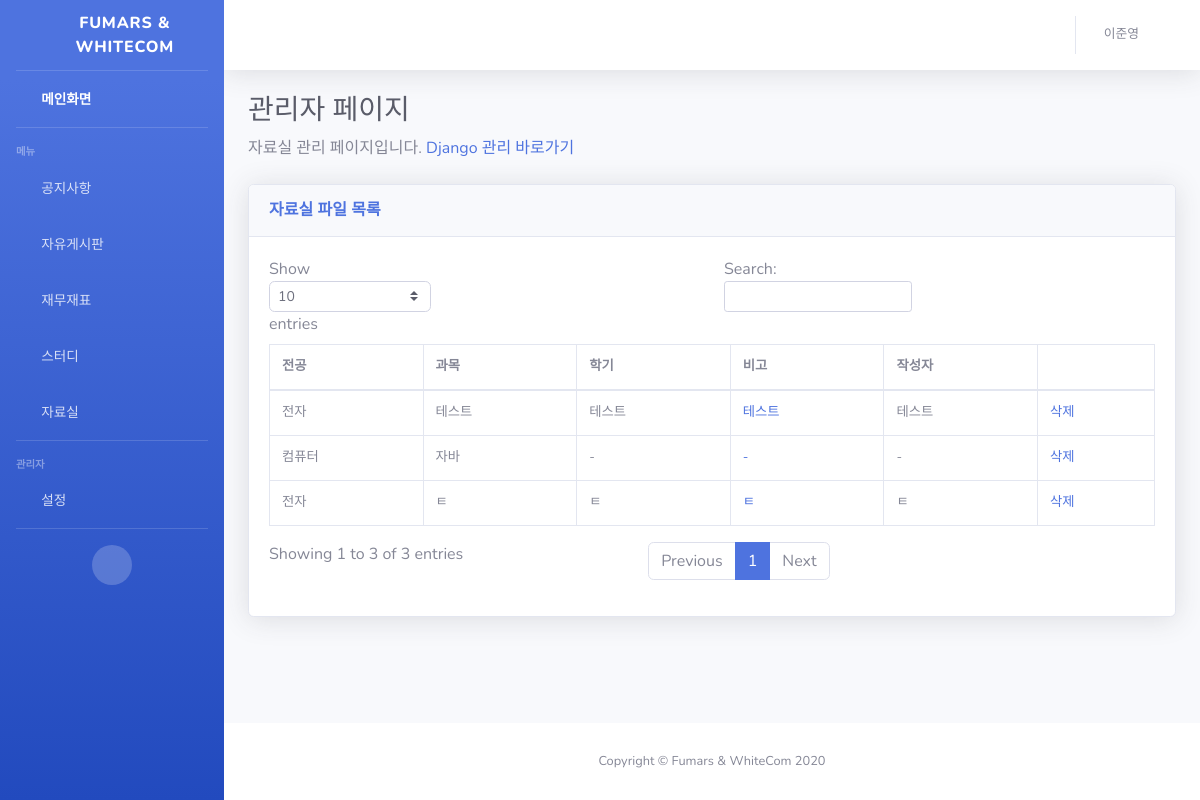
Screenshot of /file/file_setting (signed in) with the database file from the repository.
### file/models.py (models this page shows, shortened)
class File(models.Model):
	major_list = ( ('eec', '전자'),
				   ('ece', '전기'),
			       ('cse', '컴퓨터'))
	subject = models.CharField(max_length = 200,
							   help_text="줄임말이 아닌 수업명 입력",
							   default="")
	major = models.CharField(max_length=20,
		                     choices=major_list,
		                     default="")
	note = models.CharField(max_length = 200,
							help_text="설명 입력 ex) 텀프 파일, 수업자료...",
							default="")
	semester = models.CharField(max_length = 200,
								help_text="0학년 0학기와 같이 입력",
								default="")
	data = models.FileField(null = True)
	owner = models.CharField(max_length = 200,
							 help_text="파일 주인 이름 입력",
							 default="")

### file/views.py (the view)
# urls.py: path('file_setting', views.file_setting, name = 'file_setting'),
def file_setting(request):
	file_list = File.objects.all()
	notice_list = get_notice_alert()
	return render(request, 'file_setting.html', {'file_list':file_list, 'notice_list':notice_list})

### blog/views.py (called while the page is built)
def get_notice_full():
	article_list = Blog.objects.all()
	notice_list = []
	for article in article_list:
		if article.type_of_article == 'notice':
			notice_list.append(article)
	notice_list.reverse()
	return notice_list

def get_notice_alert():
	temp_list = get_notice_full()
	notice_list = []
	curr_time = timezone.now()
	delta = timezone.timedelta(days=7)
	for notice in temp_list:
		if curr_time - notice.pub_date <= delta:
			notice_list.append(notice)
	if len(notice_list) > 4:
		return notice_list[:5]
	return notice_list

### file/templates/file_setting.html (shortened to what this page needs)
{% extends './base.html' %}
{% load static %}
{% load mathfilters %}
{% block content %}
 {% if request.session.user and request.session.user_type == 'admin' %}
          <h1 class="h3 mb-2 text-gray-800">관리자 페이지</h1>
          <p class="mb-4"> 자료실 관리 페이지입니다.
            <a target="_blank" href="http://49.50.164.155:8000/admin/login/?next=/admin/">
              Django 관리 바로가기
            </a>
          </p>
          <div class="card shadow mb-4">
            <div class="card-header py-3">
              <h6 class="m-0 font-weight-bold text-primary">자료실 파일 목록</h6>
            </div>
            <div class="card-body">
              <div class="table-responsive">
                <table class="table table-bordered" id="dataTable" width="100%"
                       cellspacing="0" style="font-size:10pt;">
                  <thead>
                    <tr>
                      <th>전공</th>
                      <th>과목</th>
                      <th>학기</th>
                      <th>비고</th>
                      <th>작성자</th>
                      <th></th>
                    </tr>
                  </thead>
                  <tbody>
                  {% for file in file_list %}
                    <tr>
                      {% if file.major == "cse" %}
                      <td>컴퓨터</td>
                      {% elif file.major == "ece" %}
                      <td>전기</td>
                      {% else %}
                      <td>전자</td>
                      {% endif %}
                      <td>{{ file.subject }}</td>
                      <td>{{ file.semester }}</td>
                      <td><a href="/uploads/{{file.data}}">{{ file.note }}</a></td>
                      <td>{{ file.owner }}</td>
                      <td><a href="{% url 'delete_file' file.id %}" >삭제</a></td>
                    </tr>
                  {% endfor %}
                  </tbody>
                </table>
              </div>
            </div>
          </div>
{% endif %}
{% endblock %}

### rows the page displays
File: major "전자", subject "테스트", semester "테스트", note "테스트", owner "테스트"
File: major "컴퓨터", subject "자바", semester "-", note "-", owner "-"
File: major "전자", subject "ㅌ", semester "ㅌ", note "ㅌ", owner "ㅌ"

### other values shown
{{ request.session.user_name }} "이준영"
